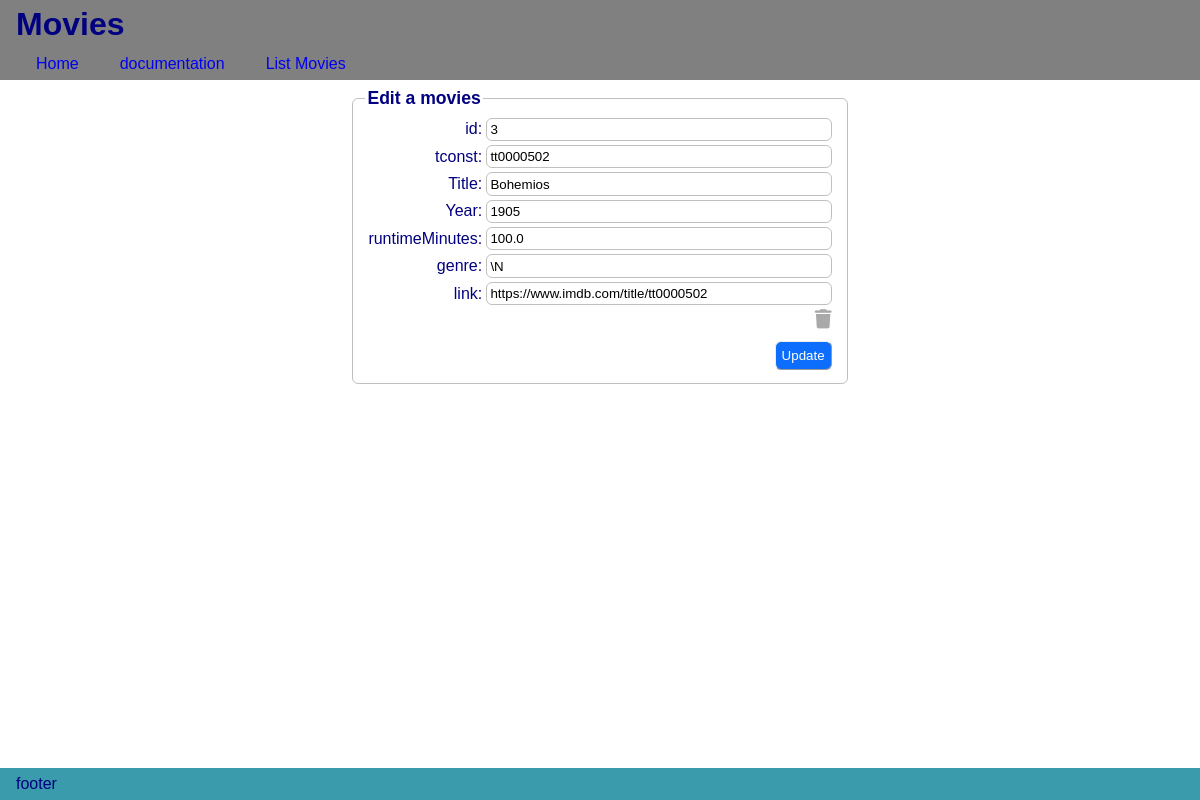
/get_form_edit_data/3, run on the app's committed database.
### models.py (models this page shows)
class BaseModel(SQLModel):
    id: Optional[int] = Field(default=None, primary_key=True)
    tconst: Optional[int] = Field(primary_key=True,default=None)

class Movies(BaseModel, table=True):
    id: Optional[int] = Field(default=None, primary_key=True)
    tconst: str = Field(default=None, foreign_key="ratings.tconst")
    titleType: Optional[str]
    primaryTitle: str = Field(min_length = 1, max_length = 150, index=True)
    startYear: Optional[int]
    runtimeMinutes: Optional[float]
    genres:Optional[str]= Field(nullable=True)

### main.py (the view)
@app.get('/get_form_edit_data/{id}', response_class=HTMLResponse)
async def get_form_data_edit(id: int, request:Request):
    with Session(engine) as session:
        movie  = session.get(Movies,id)
        print("movie: ", movie)
    context = {'movies':movie,'request':request}
    return templates.TemplateResponse('form_edit_data.html', context)

### templates/form_edit_data.html (shortened to what this page needs)
<!DOCTYPE html>
<html>
{% extends 'layout.html' %}
{% block content %}
<div class="form-container">
    <form method="post">
        <fieldset>
            <legend>Edit a movies</legend>
            <table>
                <tr>
                    <td>
                        <label for="id">id:</label>
                    </td>
                    <td>
                        <input type="text" id="id" name="const" value="{{movies.id}}" required maxlength="128"
                            size="40">
                    </td>
                </tr>
                <tr>
                    <td>
                        <label for="tconst">tconst:</label>
                    </td>
                    <td>
                        <input type="text" id="tconst" name="const" value="{{movies.tconst}}" required maxlength="128"
                            size="40">
                    </td>
                </tr>
                <tr>
                    <td>
                        <label for="primaryTitle">Title:</label>
                    </td>
                    <td>
                        <input type="text" id="primaryTitle" name="primaryTitle" value="{{movies.primaryTitle}}"
                            minlength="1" maxlength="150" size="40">
                    </td>
                </tr>
                <tr>
                    <td>
                        <label for="startYear">Year:</label>
                    </td>
                    <td>
                        <input type="text" id="startYear" name="startYear" value="{{movies.startYear}}"
                            minlength="1" maxlength="150" size="40">
                    </td>
                </tr>
                <tr>
                    <td>
                        <label for="runtimeMinutes">runtimeMinutes:</label>
                    </td>
                    <td>
                        <input type="text" id="runtimeMinutes" name="runtimeMinutes" value="{{movies.runtimeMinutes}}"
                            minlength="1" maxlength="150" size="40">
                    </td>
                </tr>
                <tr>
                    <td>
                        <label for="genres">genre:</label>
                    </td>
                    <td>
                        <input type="text" id="genres" name="genres" value="{{movies.genres}}"
                            minlength="1" maxlength="150" size="40">
                    </td>
                </tr>
                <tr>
                    <td>
                        <label for="link">link:</label>
                    </td>
                    <td>
                        <input type="text" id="link" name="link" value="https://www.imdb.com/title/{{movies.tconst}}"
                                minlength="1" maxlength="150" size="40">
                    </td>
                </tr>
                <tr>
                    <td colspan="2">
                        <a class="fa fa-trash" onclick="show_confirm(true)" title="Delete movies"></a>
                    </td>
                </tr>
                <tr>
                    <td colspan="2">
                        <input type="submit" value="Update">
                    </td>
                </tr>
            </table>
        </fieldset>
    </form>
</div>
{% endblock %}

### static/styles.css (style rules this page uses)
* { margin:0; }
body { font-family: Arial, Helvetica, sans-serif; color:navy; }
.form-container { display: flex; justify-content: center; }
.form-container form legend { font-size: 1.1rem; font-weight: bold; }
.form-container form fieldset { border:solid 1px silver; border-radius: 0.375rem; }
.form-container form table tr td:nth-child(1) { text-align:right; }
.form-container form table tr:last-child td { padding-top:.5em; }
input[type=text], select { border:solid silver 1px; padding: 0.2rem; border-radius: 0.375rem }
input[type='reset'], input[type='submit'],button { border:outset 1px; border-radius: 0.375rem; padding: 0.375rem; color:white; }
input[type='submit'] { background-color: #0d6efd; }
.fa { font-size: 1.2rem; text-decoration: none; color: darkgray; }

### data on the page
Movies: const "3", const "tt0000502", primaryTitle "Bohemios", startYear "1905", runtimeMinutes "100.0", genres "\\N", link "https://www.imdb.com/title/tt0000502"
